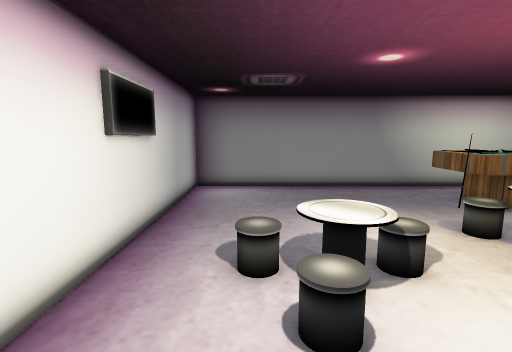
[1] (above)

16 first-person views from a walk through a Unity game level. The camera is 1.5 m above the floor, tilts 8° down and sees 85° across. The floor is counted in squares, 0.5 m on a side. Each view is taken from the middle of a square. On the plan, view 1 faces up. The plan holds only what a view shows up to about 20 squares ahead; the rest is blank. The player is left out. Some animated figures are not drawn. Some surface patterns are stand-ins.

[2]
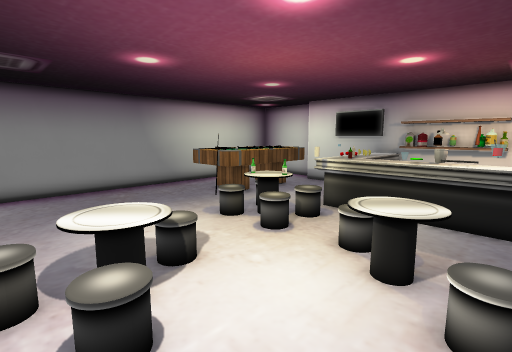

[3]
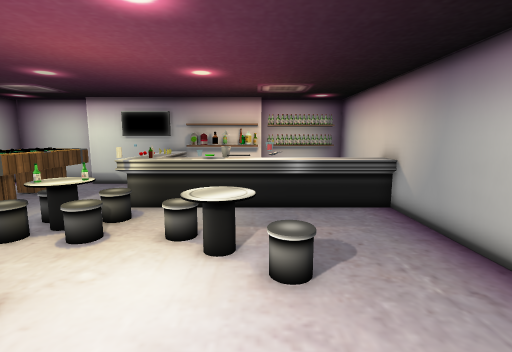

[4]
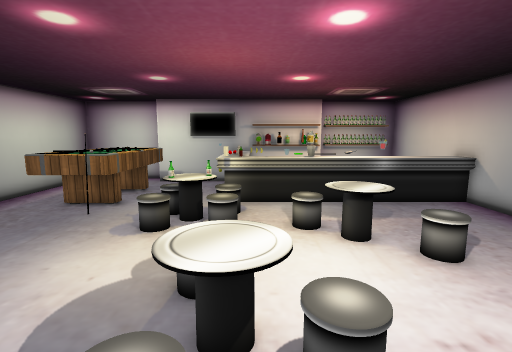

[5]
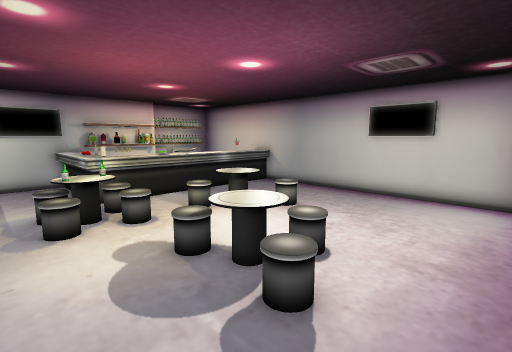

[6]
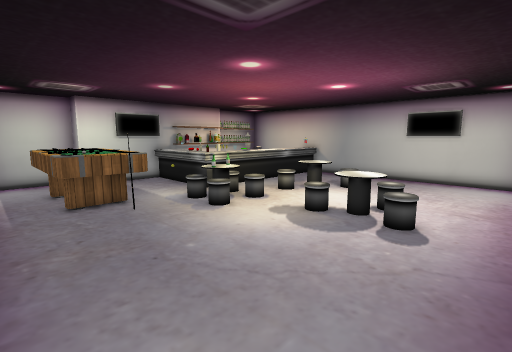

[7]
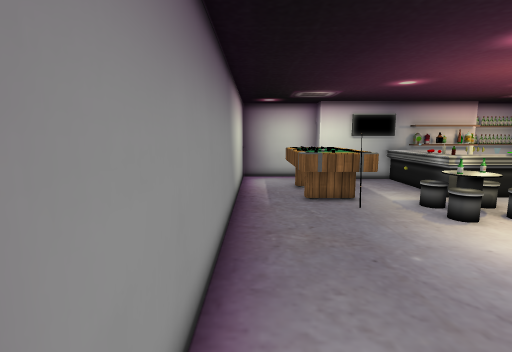

[8]
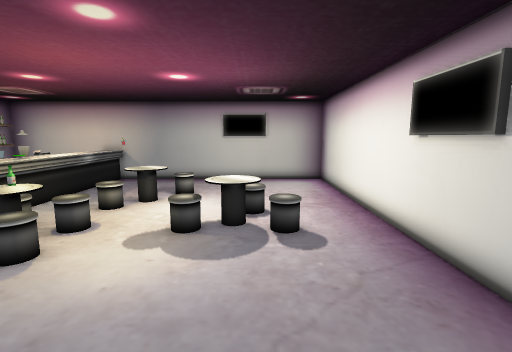

[9]
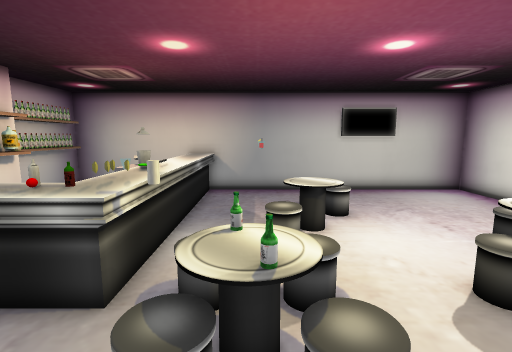

[10]
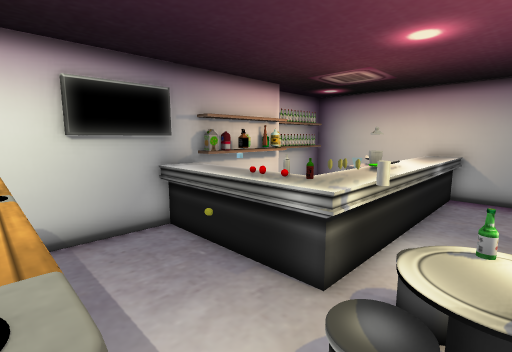

[11]
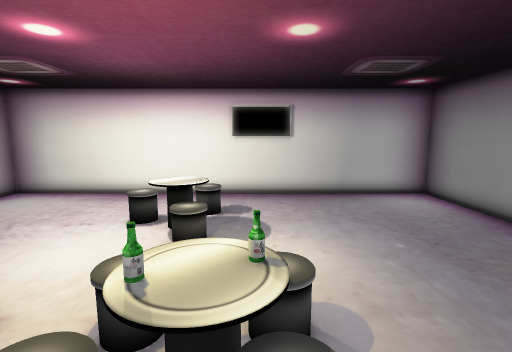

[12]
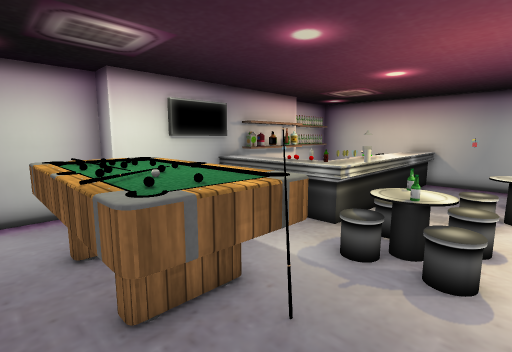

[13]
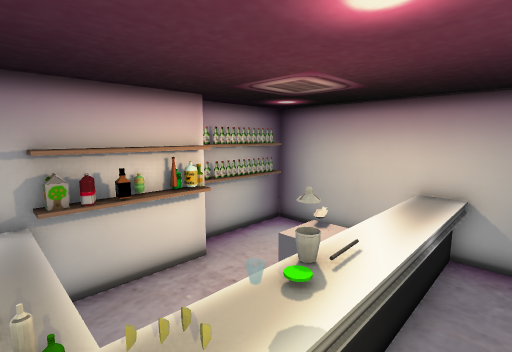

[14]
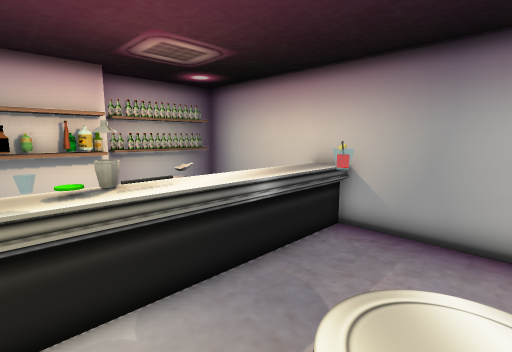

[15]
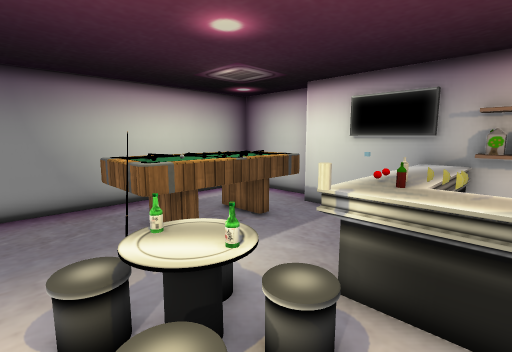

[16]
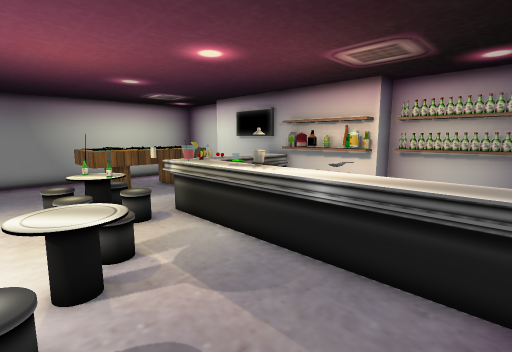

### Floor plan
Key: @ floor where view 1 was taken; # wall or solid block; . main floor; : floor 0.5 m higher than the main floor; = window, fence, low wall or low ledge; T table; A TV; B bottle; C cylinder; S shelf; G green disc; U cup; O other object.
Columns run from 4 left of view 1 to 18 right of it. Each row starts with its distance up from view 1.
 17 #######################
 16 #.....................#
 15 #.....................#
 14 #............TTTTTTT..#
 13 #............TTTTTTT..#
 12 #............TTTTTTT ##
 11 #............TTTTTTT #
 10 A....................#
  9 AA...................#
  8 AA.........TBT...... #
  7 AA.........TTTOOOOOOO#
  6 #...OTTT...OT:COBOOOOO
  5 #....TTT......OOOOOOSO
  4 #....O........O    .S#
  3 #.........TT..OGO  .SO
  2 #........TTT..OUU  .SO
  1 #........TTTO.OOOO .SO#
  0 #...@....O..=.OOOO ..S#
 -1 #.............OOO  ..SS
 -2 #.............OOO   .SS
 -3 #.............OOO   .SS
 -4 #.............OOO    S#
 -5 ###############O#######

Where each view was taken, in squares from view 1:
view 1: 0 up, 0 right, facing up
view 2: 0 up, 0 right, facing up-right
view 3: 1 up, 1 left, facing right
view 4: 5 up, 2 left, facing right
view 5: 10 up, 3 left, facing down-right
view 6: 16 up, 3 left, facing down-right
view 7: 16 up, 3 left, facing right
view 8: 15 up, 1 right, facing down
view 9: 11 up, 8 right, facing down
view 10: 11 up, 8 right, facing down-right
view 11: 8 up, 11 right, facing left
view 12: 15 up, 6 right, facing down-right
view 13: 6 up, 9 right, facing down-right
view 14: 4 up, 6 right, facing down-right
view 15: 4 up, 6 right, facing up-right
view 16: 4 down, 5 right, facing up-right
